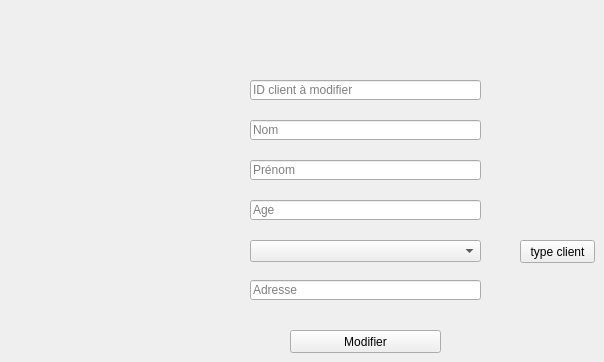
   <widget class="QWidget" name="modif">
    <attribute name="title">
     <string>     Modifer     </string>
    </attribute>
    <widget class="QPushButton" name="pb_modifier">
     <property name="geometry">
      <rect>
       <x>290</x>
       <y>330</y>
       <width>151</width>
       <height>23</height>
      </rect>
     </property>
     <property name="text">
      <string>Modifier</string>
     </property>
    </widget>
    <widget class="QLineEdit" name="lineEdit_idclient_modif">
     <property name="geometry">
      <rect>
       <x>250</x>
       <y>80</y>
       <width>231</width>
       <height>20</height>
      </rect>
     </property>
     <property name="placeholderText">
      <string>ID client à modifier</string>
     </property>
    </widget>
    <widget class="QLineEdit" name="lineEdit_nom_modif">
     <property name="geometry">
      <rect>
       <x>250</x>
       <y>120</y>
       <width>231</width>
       <height>20</height>
      </rect>
     </property>
     <property name="placeholderText">
      <string>Nom</string>
     </property>
    </widget>
    <widget class="QLineEdit" name="lineEdit_prenom_modif">
     <property name="geometry">
      <rect>
       <x>250</x>
       <y>160</y>
       <width>231</width>
       <height>20</height>
      </rect>
     </property>
     <property name="placeholderText">
      <string>Prénom</string>
     </property>
    </widget>
    <widget class="QComboBox" name="comboBox_typec_2">
     <property name="geometry">
      <rect>
       <x>250</x>
       <y>240</y>
       <width>231</width>
       <height>22</height>
      </rect>
     </property>
     <property name="editable">
      <bool>false</bool>
     </property>
     <property name="currentText">
      <string/>
     </property>
     <property name="currentIndex">
      <number>-1</number>
     </property>
    </widget>
    <widget class="QLineEdit" name="lineEdit_age_modif">
     <property name="geometry">
      <rect>
       <x>250</x>
       <y>200</y>
       <width>231</width>
       <height>20</height>
      </rect>
     </property>
     <property name="placeholderText">
      <string>Age</string>
     </property>
    </widget>
    <widget class="QLineEdit" name="lineEdit_adresse_modif">
     <property name="geometry">
      <rect>
       <x>250</x>
       <y>280</y>
       <width>231</width>
       <height>20</height>
      </rect>
     </property>
     <property name="placeholderText">
      <string>Adresse</string>
     </property>
    </widget>
    <widget class="QPushButton" name="load_2">
     <property name="geometry">
      <rect>
       <x>520</x>
       <y>240</y>
       <width>75</width>
       <height>23</height>
      </rect>
     </property>
     <property name="text">
      <string>type client</string>
     </property>
    </widget>
   </widget>
